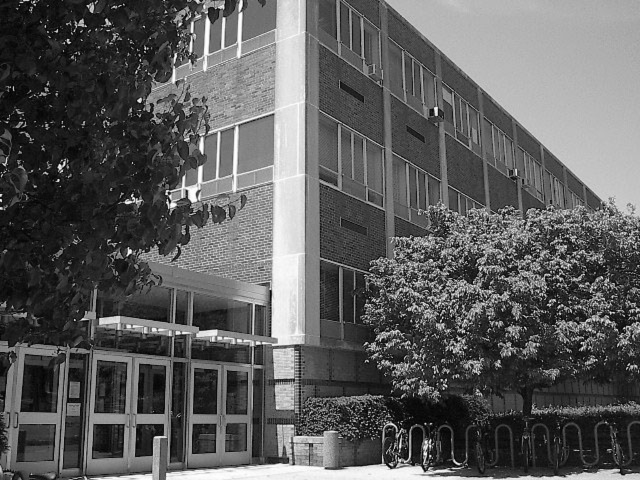
//> input picture Digital Image Processing Projects/CS4650_HW5/naka.png, 1280 x 960 px (shown at 1/2 size)
$ ./Main naka.png   (built with g++ and OpenCV 4)
//> lines starting //> are read from the running program, lines starting //| are printed output that depends on the picture; after the words box and inside, x2 and y2 are one past the last pixel; in counts of white or black regions, pixels touching at a corner belong together
#include <opencv2/opencv.hpp>
#include <opencv2/highgui.hpp>
#include "opencv2/core.hpp"
#include <iostream>
#include <string>

using namespace cv;
using namespace std;

Mat Translate(Mat img, float tx, float ty);
Mat CropScale(Mat img, float x1, float x2, float y1, float y2, float scale);
Mat VerticalFlip(Mat img);
Mat HorizontalFlip(Mat img);
Mat Rotate(Mat img, float angle);
Mat Fill(Mat img, int x1, int x2, int y1, int y2, uchar val);

int main(int argc, char** argv) {

	if (argc != 2) {
		cout << "Invalid number of arguments! " << argc << "\n";
		exit(0);
	}

	Mat nakaInput = imread(argv[1], IMREAD_GRAYSCALE);
//> nakaInput is the input picture: 960 rows x 1280 cols, CV_8UC1; min 0, max 255, mean 92.9

	imshow("Naka Input Image", nakaInput);
	waitKey(0);


	// [34 lines of commented-out code are left out]


	Mat xGradient;
	Mat yGradient;
	Sobel(nakaInput, xGradient, CV_32F, 1, 0, 11);
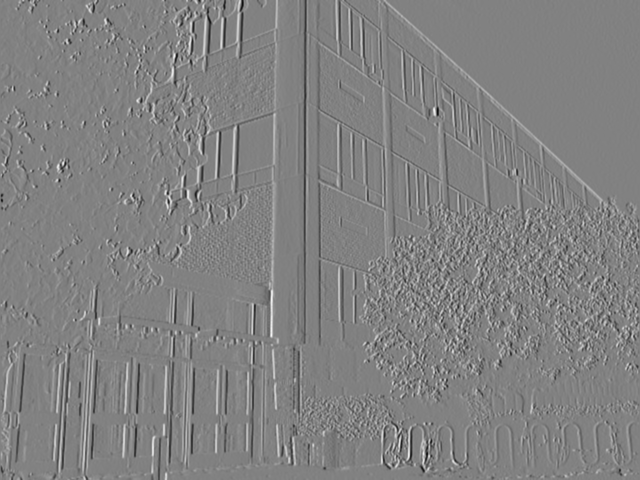
//> xGradient: 960 rows x 1280 cols, CV_32FC1 (shown at 1/2 size); min -26963080, max 26152476, mean 30835.7; drawn with min black and max white
	Sobel(nakaInput, yGradient, CV_32F, 0, 1, 11);
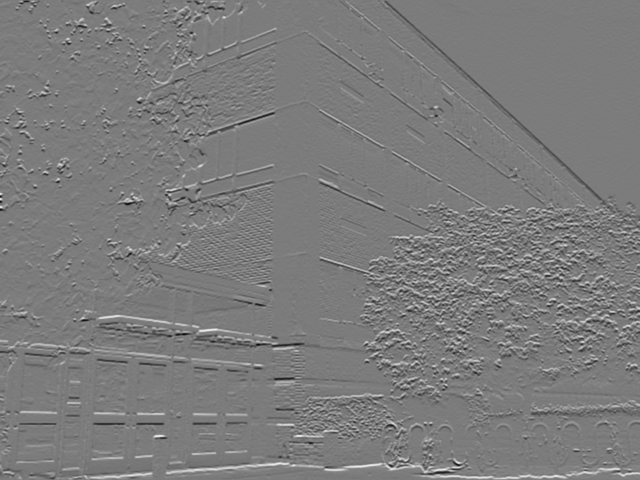
//> yGradient: 960 rows x 1280 cols, CV_32FC1 (shown at 1/2 size); min -25806984, max 27263840, mean 47423.1; drawn with min black and max white

	imshow("Naka X Gradient Large Scale", xGradient);
	imwrite("nakaXGradientLarge.png", xGradient);
	imshow("Naka Y Gradient Large Scale", yGradient);
	imwrite("nakaYGradientLarge.png", yGradient);
	waitKey(0);

	Mat nakaMagnitude;
	Mat nakaOrientation;
	cartToPolar(xGradient, yGradient, nakaMagnitude, nakaOrientation, 1);
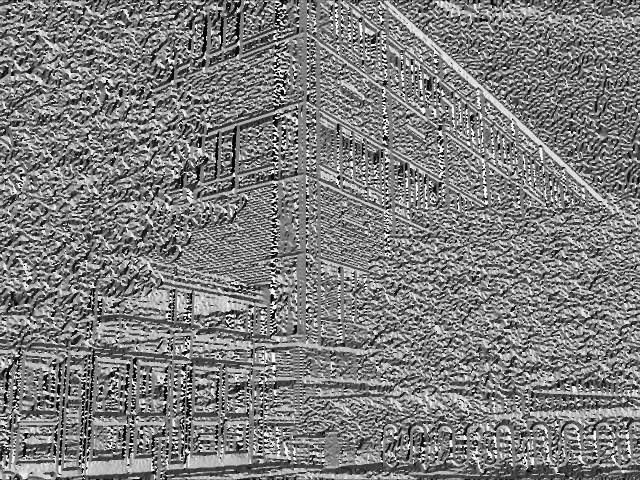
//> nakaOrientation: 960 rows x 1280 cols, CV_32FC1 (shown at 1/2 size); min 0, max 360, mean 178.1; drawn with min black and max white

	imshow("Naka Magnitude Large Scale", nakaMagnitude);
	imwrite("nakaMagnitudeLarge.png", nakaMagnitude);
	imshow("Naka Orientation Large Scale", nakaOrientation);
	imwrite("nakaOrientationLarge.png", nakaOrientation);
	waitKey(0);

	int* binValues = new int[360]();

	for (int i = 0; i < 360; i++) {
		binValues[i] = 0;
	}

	for (int i = 0; i < nakaMagnitude.rows; i++) {
		for (int j = 0; j < nakaMagnitude.cols; j++) {
			int angle = (int)nakaOrientation.at<float>(i, j);
			binValues[angle] ++;
		}
	}
	Mat histogram(1000, 720, CV_8UC3, Scalar(0, 0, 0));
	for (int i = 1; i < 359; i++) {
		Point p1((i - 1) * 2, 999 - (binValues[i - 1] / 100));
		Point p2((i + 1) * 2, 999 - (binValues[i + 1] / 100));

		line(histogram, p1, p2, Scalar(255, 255, 255), 1, LINE_8);
	}
//> this loop made 358 passes
//> (p1, p2) on passes 1 to 3: (Point(0, 918), Point(4, 934)), (Point(2, 931), Point(6, 938)), (Point(4, 934), Point(8, 943))
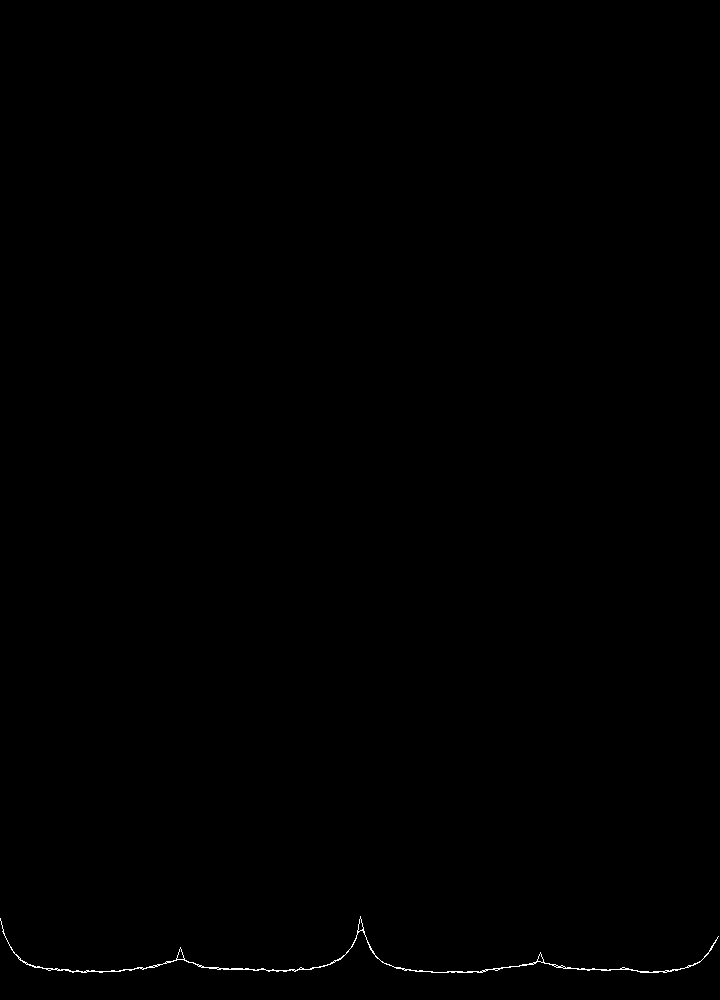
//> histogram: 1000 rows x 720 cols, CV_8UC3; 0.17% white in thin lines or dots, all inside (x1, y1, x2, y2) = (0, 916, 719, 973)
	imshow("Generated Histogram Large Scale", histogram);
	imwrite("histogramLarge.png", histogram);
	waitKey(0);


	Sobel(nakaInput, xGradient, CV_32F, 1, 0, 3);
	Sobel(nakaInput, yGradient, CV_32F, 0, 1, 3);

	imshow("Naka X Gradient Small Scale", xGradient);
	imwrite("nakaXGradientSmall.png", xGradient);
	imshow("Naka Y Gradient Small Scale", yGradient);
	imwrite("nakaYGradientSmall.png", yGradient);
	waitKey(0);

	cartToPolar(xGradient, yGradient, nakaMagnitude, nakaOrientation, 1);
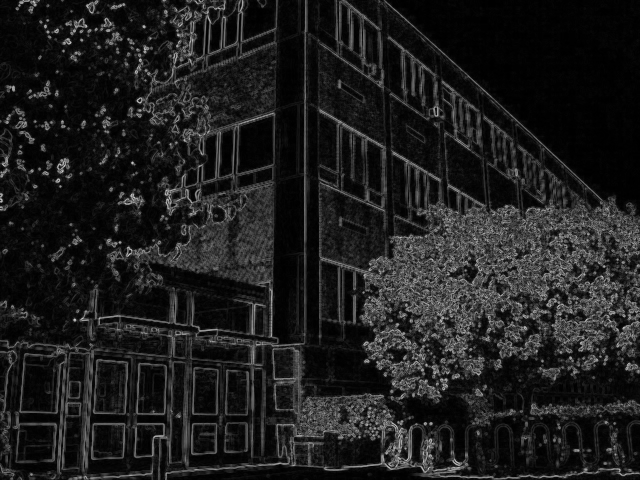
//> nakaMagnitude: 960 rows x 1280 cols, CV_32FC1 (shown at 1/2 size); min 0, max 828, mean 98.6; drawn with min black and max white
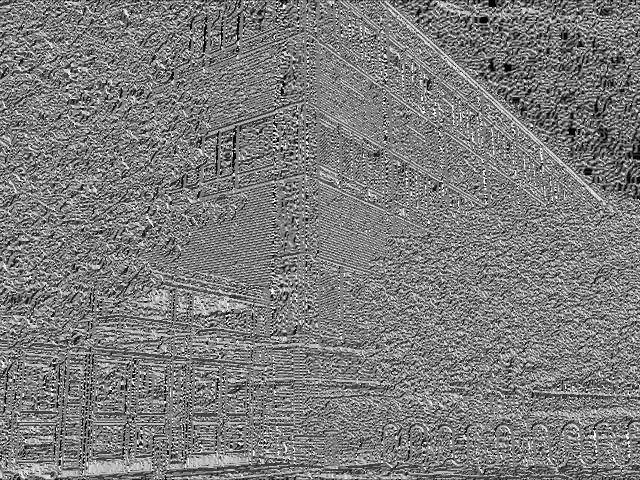
//> nakaOrientation: 960 rows x 1280 cols, CV_32FC1 (shown at 1/2 size); min 0, max 359.9, mean 175.8; drawn with min black and max white

	imshow("Naka Magnitude Small Scale", nakaMagnitude);
	imwrite("nakaMagnitudeSmall.png", nakaMagnitude);
	imshow("Naka Orientation Small Scale", nakaOrientation);
	imwrite("nakaOrientationSmall.png", nakaOrientation);
	waitKey(0);

	int* binValuesS = new int[360]();

	for (int i = 0; i < 360; i++) {
		binValuesS[i] = 0;
	}

	for (int i = 0; i < nakaMagnitude.rows; i++) {
		for (int j = 0; j < nakaMagnitude.cols; j++) {
			int angle = (int)nakaOrientation.at<float>(i, j);
			binValuesS[angle] ++;
		}
	}
	Mat histogramS(1000, 720, CV_8UC3, Scalar(0, 0, 0));
	for (int i = 1; i < 360; i++) {
		Point p1((i - 1) * 2, 999 - (binValuesS[i - 1] / 100));
		Point p2((i + 1) * 2, 999 - (binValuesS[i + 1] / 100));

		line(histogramS, p1, p2, Scalar(255, 255, 255), 1, LINE_8);
	}
//> this loop made 359 passes
//> (p1, p2) on passes 1 to 3: (Point(0, 729), Point(4, 953)), (Point(2, 952), Point(6, 950)), (Point(4, 953), Point(8, 956))
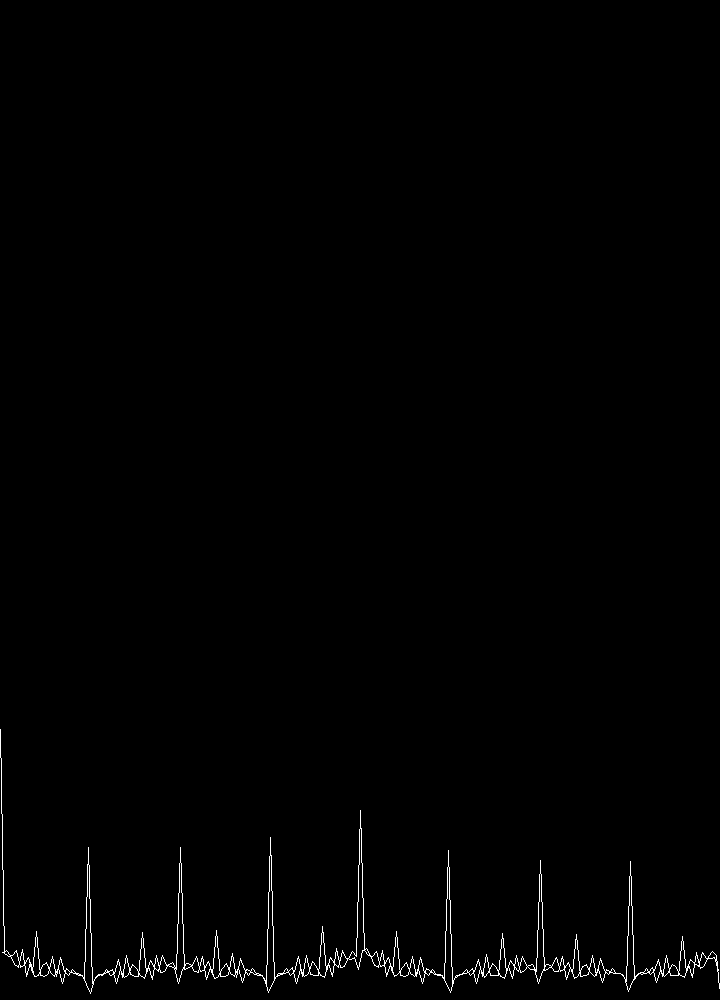
//> histogramS: 1000 rows x 720 cols, CV_8UC3; 0.72% white in thin lines or dots, all inside (x1, y1, x2, y2) = (0, 729, 720, 994)
	imshow("Generated Histogram Small Scale", histogramS);
	imwrite("histogramSmall.png", histogramS);
	waitKey(0);

	return 0;
}

// [45 lines left out: functions Translate, CropScale, VerticalFlip, HorizontalFlip, Rotate, Fill, not called in this run]
